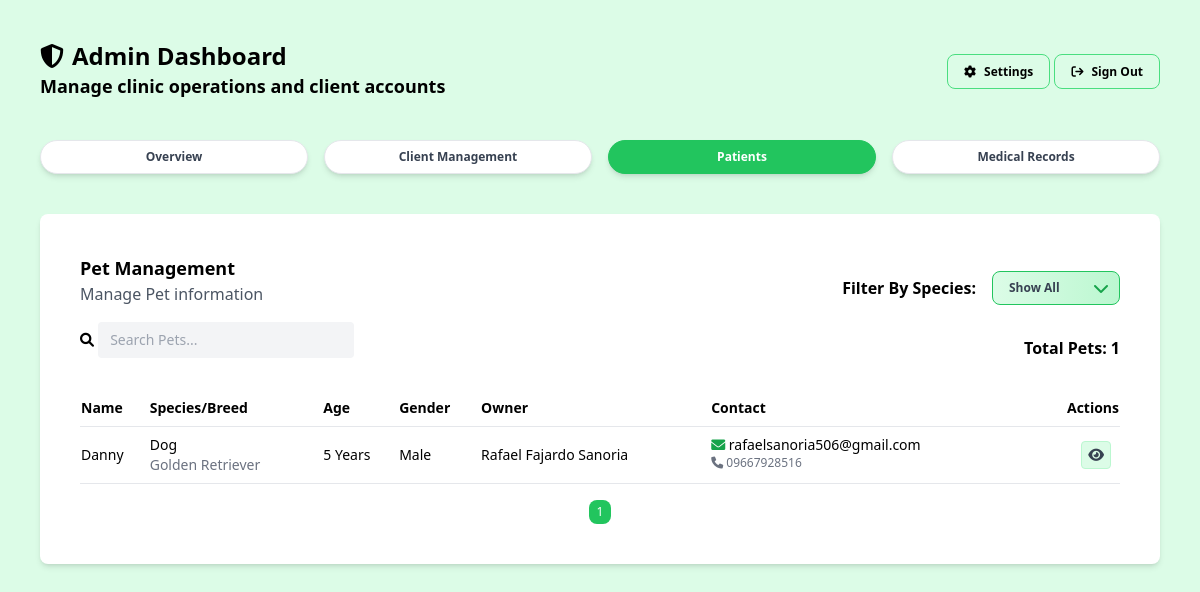
Page /admin/pet-management.php (signed in) on the earlier database version.
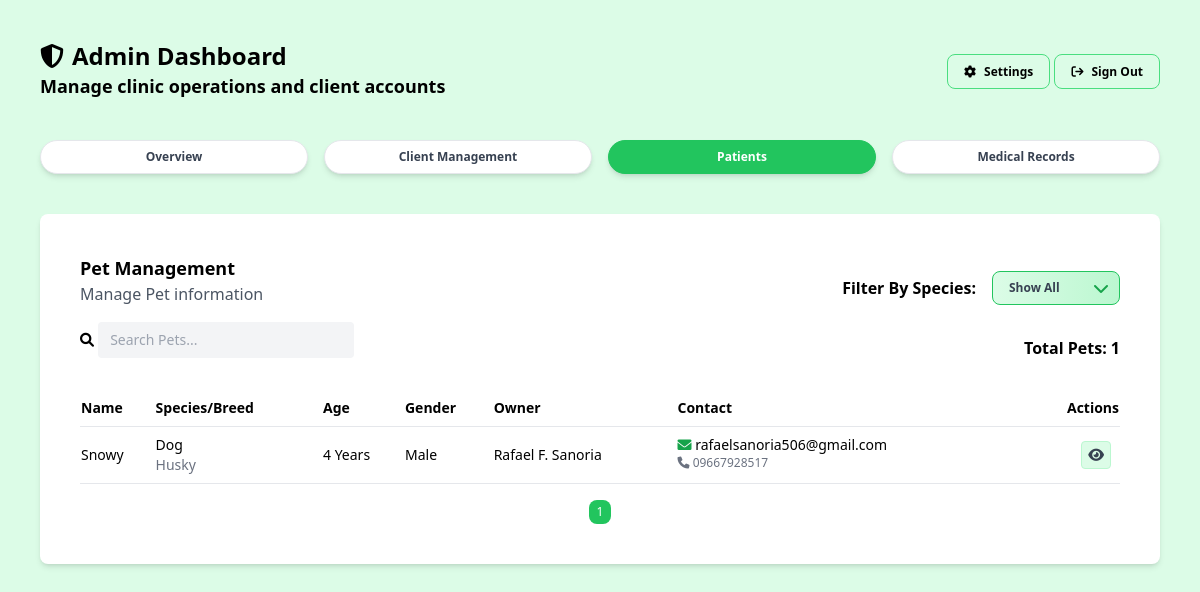
Same page on the later database version.
### tables this page shows
CREATE TABLE `pets` (
  `id` int(10) UNSIGNED NOT NULL,
  `owner_id` bigint(20) DEFAULT NULL,
  `name` text NOT NULL,
  `species` text NOT NULL,
  `breed` text DEFAULT NULL,
  `age` int(11) DEFAULT NULL,
  `gender` enum('Male','Female') DEFAULT NULL,
  `weight` varchar(255) DEFAULT NULL,
  `color` varchar(255) DEFAULT NULL,
  `notes` longtext DEFAULT NULL,
  `registered_at` timestamp NOT NULL DEFAULT current_timestamp() ON UPDATE current_timestamp()
);

CREATE TABLE `owners` (
  `id` bigint(20) NOT NULL,
  `user_id` bigint(20) DEFAULT NULL,
  `name` text NOT NULL,
  `email` text DEFAULT NULL,
  `phone` varchar(32) DEFAULT NULL,
  `emergency` varchar(32) DEFAULT NULL,
  `address` longtext NOT NULL,
  `created_at` timestamp NOT NULL DEFAULT current_timestamp() ON UPDATE current_timestamp(),
  `status` enum('active','inactive') NOT NULL DEFAULT 'active'
);

### helpers/fetch.php (called while the page is built, shortened)
<?php
function fetchAllData(PDO $pdo, string $query, array $params = []): array
{
    $stmt = $pdo->prepare($query);
    $stmt->execute($params);
    return $stmt->fetchAll(PDO::FETCH_ASSOC);
}

### admin/pet-management.php (the view, shortened to what this page needs)
<?php
include_once '../config/config.php';
require_once '../helpers/fetch.php';
?>
<!DOCTYPE html>
<html lang="en">
<head>
    <link rel="stylesheet" href="../assets/css/global.css">
    <script src="https://cdn.tailwindcss.com"></script>
    <link rel="stylesheet" href="https://cdnjs.cloudflare.com/ajax/libs/font-awesome/6.0.0-beta3/css/all.min.css">
</head>
<body class="bg-green-100 w-full min-h-screen overflow-y-auto">
    <?php include_once '../includes/admin-header.php'; ?>
    <main class="p-10 max-w-[1400px] mx-auto">
        <section class="p-10 bg-white rounded-lg shadow-md">
            <div class="mb-4 flex items-center justify-between">
                <div>
                    <h3 class="font-semibold text-lg">Pet Management</h3>
                    <h4 class="text-gray-600">Manage Pet information</h4>
                </div>
                <div class="flex justify-between items-center space-x-4">
                    <h3 class="relative inline-block mt-4 font-semibold">Filter By Species:</h3>
                    <div class="relative inline-block mt-4">
                        <select id="speciesFilter"
                            class="appearance-none w-32 px-4 py-2 pr-8 rounded-lg text-xs font-semibold text-gray-700
                                    bg-gradient-to-r from-green-100 to-green-200 border border-green-500
                                    hover:from-green-200 hover:to-green-300 focus:outline-none focus:ring-2 focus:ring-green-400 transition">
                            <option value="">Show All</option>
                        </select>
                        <span class="absolute right-3 top-1/2 transform -translate-y-1/2 pointer-events-none">
                        </span>
                    </div>
                </div>
            </div>
            <div class="flex justify-between items-center">
                <div class="mb-4">
                    <form>
                        <i class="fa-solid fa-search text-sm"></i>
                        <input type="search" id="search" placeholder="Search Pets..."
                            class="bg-gray-100 rounded px-3 py-2 mb-4 text-sm w-64">
                    </form>
                </div>
                <div class="mb-4">
                    <h3 class="font-semibold"></h3>
                </div>
            </div>
            <table class="w-full border-collapse">
                <thead>
                    <tr class="text-sm text-left border-b">
                        <th class="font-semibold py-2">Name</th>
                        <th class="font-semibold py-2">Species/Breed</th>
                        <th class="font-semibold py-2">Age</th>
                        <th class="font-semibold py-2">Gender</th>
                        <th class="font-semibold py-2">Owner</th>
                        <th class="font-semibold py-2">Contact</th>
                        <th class="text-right font-semibold py-2">Actions</th>
                    </tr>
                </thead>
                <tbody id="petsBody">
                    <?php
                    $pets = fetchAllData(
                        $pdo,
                        "SELECT p.id AS pet_id, p.name AS pet_name, p.species, p.breed, p.age, p.gender, p.color, p.weight, p.notes,
                                o.name AS owner_name, o.phone AS owner_phone, o.email AS owner_email
                         FROM pets p
                         JOIN owners o ON p.owner_id = o.id"
                    );
                    foreach ($pets as $row) {
                        $speciesLower = strtolower(trim($row['species']));
                        echo "<tr class='border-b hover:bg-green-50 text-sm' data-species='{$speciesLower}'>";
                        echo "<td class='py-2'>{$row['pet_name']}</td>";
                        echo "<td class='py-2 flex flex-col'>
                                <span>{$row['species']}</span>
                                <span class='text-gray-500'>{$row['breed']}</span>
                              </td>";
                        echo "<td class='py-2'>{$row['age']} <span>Years</span></td>";
                        echo "<td class='py-2'>{$row['gender']}</td>";
                        echo "<td class='py-2'>{$row['owner_name']}</td>";
                        echo "<td class='flex flex-col py-2'>
                                <span><i class='fa-solid fa-envelope text-green-600'></i> {$row['owner_email']}</span>
                                <span class='text-gray-500 text-xs'><i class='fa-solid fa-phone'></i> {$row['owner_phone']}</span>
                              </td>";
                        echo "<td class='text-right py-2'>
                                <button
                                    data-modal='viewModal'
                                    data-id='" . $row['pet_id'] . "'
                                   data-name='" . htmlspecialchars($row['pet_name'] ?? '') . "'
                                    data-species='" . htmlspecialchars($row['species'] ?? '') . "'
                                    data-breed='" . htmlspecialchars($row['breed'] ?? '') . "'
                                    data-age='" . htmlspecialchars($row['age'] ?? '') . "'
                                    data-gender='" . htmlspecialchars($row['gender'] ?? '') . "'
                                    data-color='" . htmlspecialchars($row['color'] ?? '') . "'
                                    data-weight='" . htmlspecialchars($row['weight'] ?? '') . "'
                                    data-notes='" . htmlspecialchars($row['notes'] ?? '') . "'
                                    data-owner='" . htmlspecialchars($row['owner_name'] ?? '') . "'
                                    data-email='" . htmlspecialchars($row['owner_email'] ?? '') . "'
                                    data-phone='" . htmlspecialchars($row['owner_phone'] ?? '') . "'
                                    class='open-modal fa-solid fa-eye text-gray-700 mr-2 bg-green-100 p-1.5 border rounded border-green-200 hover:bg-green-300'>
                                </button>
                              </td>";
                        echo "</tr>";
                    }
                    ?>
                </tbody>
            </table>
            <div id="pagination" class="flex justify-center space-x-2 mt-4"></div>
        </section>
    </main>
</body>
</html>

### includes/admin-header.php (shortened to what this page needs)
<header class="max-w-[1400px] mx-auto">
    <section class="p-10 w-full flex items-center justify-between">
        <div>
            <div class="flex items-center space-x-2">
                <i class="fa-solid fa-shield text-2xl"></i>
                <h1 class="font-bold text-2xl">Admin Dashboard</h1>
            </div>
            <h2 class="text-lg font-semibold">Manage clinic operations and client accounts</h2>
        </div>
        <div>
            <a href="../admin/admin-settings.php"
                class="text-gray text-xs font-semibold border border-green-400 px-4 py-2 rounded-lg hover:bg-green-300 <?= basename($_SERVER['PHP_SELF']) == 'admin-settings.php' ? 'settings-active' : '' ?>"><i
                    class="fa-solid fa-cog mr-2"></i>Settings</a>
            <a class="text-gray text-xs font-semibold border border-green-400 px-4 py-2 rounded-lg hover:bg-green-300"
                href="../logout.php"><i class="fa-solid fa-arrow-right-from-bracket mr-2"></i>Sign Out</a>
        </div>
    </section>
    <div class="px-10 w-full flex items-center justify-between">
        <nav class="w-full">
            <ul class="flex space-x-4 text-gray-700 text-xs font-semibold">
                <a href="../admin/admin-dashboard.php"
                    class="flex-1 text-center shadow-md font-semibold py-2 rounded-full border duration-200 hover:border-green-500 <?= basename($_SERVER['PHP_SELF']) == 'admin-dashboard.php' ? 'active' : 'bg-white' ?>">
                    <li>Overview</li>
                </a>
                <a href="../admin/client-management.php"
                    class="flex-1 text-center shadow-md font-semibold py-2 rounded-full border duration-200 hover:border-green-500 <?= basename($_SERVER['PHP_SELF']) == 'client-management.php' ? 'active' : 'bg-white' ?>">
                    <li>Client Management</li>
                </a>
                <a href="../admin/pet-management.php"
                    class="flex-1 text-center shadow-md font-semibold py-2 rounded-full border duration-200 hover:border-green-500 <?= basename($_SERVER['PHP_SELF']) == 'pet-management.php' ? 'active' : 'bg-white' ?>">
                    <li>Patients</li>
                </a>
                <a href="../admin/medical-records.php"
                    class="flex-1 text-center shadow-md font-semibold py-2 rounded-full border duration-200 hover:border-green-500 <?= basename($_SERVER['PHP_SELF']) == 'medical-records.php' ? 'active' : 'bg-white' ?>">
                    <li>Medical Records</li>
                </a>
            </ul>
        </nav>
    </div>
</header>

### includes/admin-header.php (style rules this page uses)
.active { background-color: #22c55e; color: white; border-color: #22c55e; }

Differences in the rows shown:
removed pets: name "Danny", species "Dog", breed "Golden Retriever", age "5", gender "Male", owner.name "Rafael Fajardo Sanoria", owner.email "rafaelsanoria506@gmail.com", owner.phone "09667928516"
added pets: name "Snowy", species "Dog", breed "Husky", age "4", gender "Male", owner.name "Rafael F. Sanoria", owner.email "rafaelsanoria506@gmail.com", owner.phone "09667928517"
